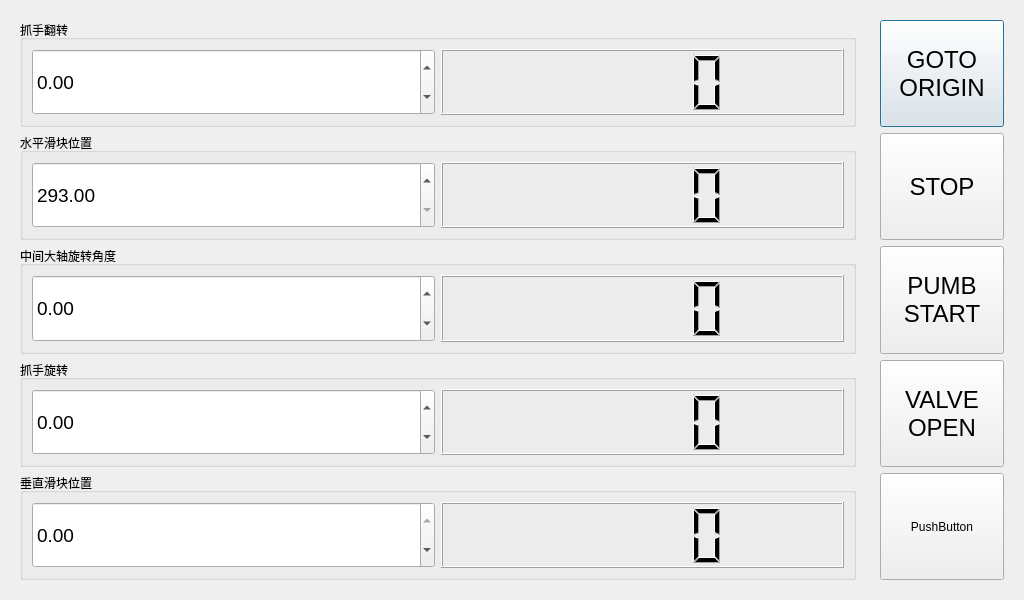
<?xml version="1.0" encoding="UTF-8"?>
<ui version="4.0">
 <class>Dialog</class>
 <widget class="QDialog" name="Dialog">
  <property name="windowModality">
   <enum>Qt::WindowModal</enum>
  </property>
  <property name="geometry">
   <rect>
    <x>0</x>
    <y>0</y>
    <width>1024</width>
    <height>600</height>
   </rect>
  </property>
  <property name="contextMenuPolicy">
   <enum>Qt::NoContextMenu</enum>
  </property>
  <property name="windowTitle">
   <string>ManuControler</string>
  </property>
  <layout class="QGridLayout" name="gridLayout">
   <item row="0" column="1">
    <widget class="QFrame" name="verticalFrame">
     <property name="sizePolicy">
      <sizepolicy hsizetype="Expanding" vsizetype="Expanding">
       <horstretch>1</horstretch>
       <verstretch>0</verstretch>
      </sizepolicy>
     </property>
     <layout class="QVBoxLayout" name="verticalLayout_2">
      <item>
       <widget class="QPushButton" name="pushButton_7">
        <property name="sizePolicy">
         <sizepolicy hsizetype="Expanding" vsizetype="Expanding">
          <horstretch>1</horstretch>
          <verstretch>1</verstretch>
         </sizepolicy>
        </property>
        <property name="font">
         <font>
          <pointsize>18</pointsize>
         </font>
        </property>
        <property name="text">
         <string>GOTO
ORIGIN</string>
        </property>
       </widget>
      </item>
      <item>
       <widget class="QPushButton" name="pushButton_6">
        <property name="sizePolicy">
         <sizepolicy hsizetype="Expanding" vsizetype="Expanding">
          <horstretch>1</horstretch>
          <verstretch>1</verstretch>
         </sizepolicy>
        </property>
        <property name="font">
         <font>
          <pointsize>18</pointsize>
         </font>
        </property>
        <property name="text">
         <string>STOP</string>
        </property>
       </widget>
      </item>
      <item>
       <widget class="QPushButton" name="pubm_Contorl_Button">
        <property name="sizePolicy">
         <sizepolicy hsizetype="Minimum" vsizetype="Expanding">
          <horstretch>0</horstretch>
          <verstretch>1</verstretch>
         </sizepolicy>
        </property>
        <property name="font">
         <font>
          <pointsize>18</pointsize>
         </font>
        </property>
        <property name="text">
         <string>PUMB
START</string>
        </property>
       </widget>
      </item>
      <item>
       <widget class="QPushButton" name="solid_control_button">
        <property name="sizePolicy">
         <sizepolicy hsizetype="Minimum" vsizetype="Expanding">
          <horstretch>0</horstretch>
          <verstretch>1</verstretch>
         </sizepolicy>
        </property>
        <property name="font">
         <font>
          <pointsize>18</pointsize>
         </font>
        </property>
        <property name="text">
         <string>VALVE
OPEN</string>
        </property>
       </widget>
      </item>
      <item>
       <widget class="QPushButton" name="pushButton">
        <property name="sizePolicy">
         <sizepolicy hsizetype="Expanding" vsizetype="Expanding">
          <horstretch>0</horstretch>
          <verstretch>1</verstretch>
         </sizepolicy>
        </property>
        <property name="text">
         <string>PushButton</string>
        </property>
       </widget>
      </item>
     </layout>
    </widget>
   </item>
   <item row="0" column="0">
    <widget class="QFrame" name="verticalFrame">
     <property name="sizePolicy">
      <sizepolicy hsizetype="Expanding" vsizetype="Expanding">
       <horstretch>6</horstretch>
       <verstretch>0</verstretch>
      </sizepolicy>
     </property>
     <layout class="QVBoxLayout" name="verticalLayout">
      <item>
       <widget class="QGroupBox" name="horizontalGroupBox_2">
        <property name="sizePolicy">
         <sizepolicy hsizetype="Preferred" vsizetype="Expanding">
          <horstretch>0</horstretch>
          <verstretch>0</verstretch>
         </sizepolicy>
        </property>
        <property name="title">
         <string>抓手翻转</string>
        </property>
        <layout class="QHBoxLayout" name="horizontalLayout_14">
         <item>
          <widget class="QDoubleSpinBox" name="doubleSpinBox_13">
           <property name="sizePolicy">
            <sizepolicy hsizetype="Minimum" vsizetype="Expanding">
             <horstretch>0</horstretch>
             <verstretch>0</verstretch>
            </sizepolicy>
           </property>
           <property name="font">
            <font>
             <pointsize>14</pointsize>
            </font>
           </property>
           <property name="minimum">
            <double>-90.000000000000000</double>
           </property>
          </widget>
         </item>
         <item>
          <widget class="QLCDNumber" name="END_EFFECTOR_Pitch_3"/>
         </item>
        </layout>
       </widget>
      </item>
      <item>
       <widget class="QGroupBox" name="around_adj_2">
        <property name="sizePolicy">
         <sizepolicy hsizetype="Preferred" vsizetype="Expanding">
          <horstretch>0</horstretch>
          <verstretch>0</verstretch>
         </sizepolicy>
        </property>
        <property name="title">
         <string>水平滑块位置</string>
        </property>
        <layout class="QHBoxLayout" name="horizontalLayout_13">
         <item>
          <widget class="QDoubleSpinBox" name="doubleSpinBox_12">
           <property name="sizePolicy">
            <sizepolicy hsizetype="Minimum" vsizetype="Expanding">
             <horstretch>1</horstretch>
             <verstretch>0</verstretch>
            </sizepolicy>
           </property>
           <property name="font">
            <font>
             <pointsize>14</pointsize>
            </font>
           </property>
           <property name="minimum">
            <double>293.000000000000000</double>
           </property>
           <property name="maximum">
            <double>785.000000000000000</double>
           </property>
          </widget>
         </item>
         <item>
          <widget class="QLCDNumber" name="Horizontal_Axis_3">
           <property name="sizePolicy">
            <sizepolicy hsizetype="Expanding" vsizetype="Minimum">
             <horstretch>1</horstretch>
             <verstretch>0</verstretch>
            </sizepolicy>
           </property>
          </widget>
         </item>
        </layout>
       </widget>
      </item>
      <item>
       <widget class="QGroupBox" name="around_adj">
        <property name="sizePolicy">
         <sizepolicy hsizetype="Preferred" vsizetype="Expanding">
          <horstretch>0</horstretch>
          <verstretch>0</verstretch>
         </sizepolicy>
        </property>
        <property name="title">
         <string>中间大轴旋转角度</string>
        </property>
        <layout class="QHBoxLayout" name="horizontalLayout_12">
         <item>
          <widget class="QDoubleSpinBox" name="doubleSpinBox_11">
           <property name="sizePolicy">
            <sizepolicy hsizetype="Minimum" vsizetype="Expanding">
             <horstretch>1</horstretch>
             <verstretch>0</verstretch>
            </sizepolicy>
           </property>
           <property name="font">
            <font>
             <pointsize>14</pointsize>
            </font>
           </property>
           <property name="buttonSymbols">
            <enum>QAbstractSpinBox::UpDownArrows</enum>
           </property>
           <property name="decimals">
            <number>2</number>
           </property>
           <property name="minimum">
            <double>-360.000000000000000</double>
           </property>
           <property name="maximum">
            <double>360.000000000000000</double>
           </property>
           <property name="singleStep">
            <double>0.100000000000000</double>
           </property>
           <property name="value">
            <double>0.000000000000000</double>
           </property>
          </widget>
         </item>
         <item>
          <widget class="QLCDNumber" name="Main_Axis_3">
           <property name="sizePolicy">
            <sizepolicy hsizetype="Expanding" vsizetype="Minimum">
             <horstretch>1</horstretch>
             <verstretch>0</verstretch>
            </sizepolicy>
           </property>
           <property name="smallDecimalPoint">
            <bool>false</bool>
           </property>
          </widget>
         </item>
        </layout>
       </widget>
      </item>
      <item>
       <widget class="QGroupBox" name="verticalGroupBox_3">
        <property name="sizePolicy">
         <sizepolicy hsizetype="Expanding" vsizetype="Expanding">
          <horstretch>1</horstretch>
          <verstretch>0</verstretch>
         </sizepolicy>
        </property>
        <property name="title">
         <string>抓手旋转</string>
        </property>
        <layout class="QHBoxLayout" name="horizontalLayout_15">
         <item>
          <widget class="QDoubleSpinBox" name="doubleSpinBox_14">
           <property name="sizePolicy">
            <sizepolicy hsizetype="Minimum" vsizetype="Expanding">
             <horstretch>0</horstretch>
             <verstretch>0</verstretch>
            </sizepolicy>
           </property>
           <property name="font">
            <font>
             <pointsize>14</pointsize>
            </font>
           </property>
           <property name="minimum">
            <double>-180.000000000000000</double>
           </property>
           <property name="maximum">
            <double>180.000000000000000</double>
           </property>
          </widget>
         </item>
         <item>
          <widget class="QLCDNumber" name="END_EFFECTOR_YAW_3"/>
         </item>
        </layout>
       </widget>
      </item>
      <item>
       <widget class="QGroupBox" name="verticalGroupBox_4">
        <property name="sizePolicy">
         <sizepolicy hsizetype="Expanding" vsizetype="Expanding">
          <horstretch>1</horstretch>
          <verstretch>0</verstretch>
         </sizepolicy>
        </property>
        <property name="title">
         <string>垂直滑块位置</string>
        </property>
        <layout class="QHBoxLayout" name="horizontalLayout_16">
         <item>
          <widget class="QDoubleSpinBox" name="doubleSpinBox_15">
           <property name="sizePolicy">
            <sizepolicy hsizetype="Minimum" vsizetype="Expanding">
             <horstretch>1</horstretch>
             <verstretch>0</verstretch>
            </sizepolicy>
           </property>
           <property name="font">
            <font>
             <pointsize>14</pointsize>
            </font>
           </property>
           <property name="minimum">
            <double>-400.000000000000000</double>
           </property>
           <property name="maximum">
            <double>0.000000000000000</double>
           </property>
           <property name="singleStep">
            <double>0.100000000000000</double>
           </property>
          </widget>
         </item>
         <item>
          <widget class="QLCDNumber" name="Vertical_Axis_Display_3">
           <property name="sizePolicy">
            <sizepolicy hsizetype="Expanding" vsizetype="Minimum">
             <horstretch>1</horstretch>
             <verstretch>0</verstretch>
            </sizepolicy>
           </property>
          </widget>
         </item>
        </layout>
       </widget>
      </item>
     </layout>
    </widget>
   </item>
  </layout>
 </widget>
 <resources/>
 <connections/>
</ui>
